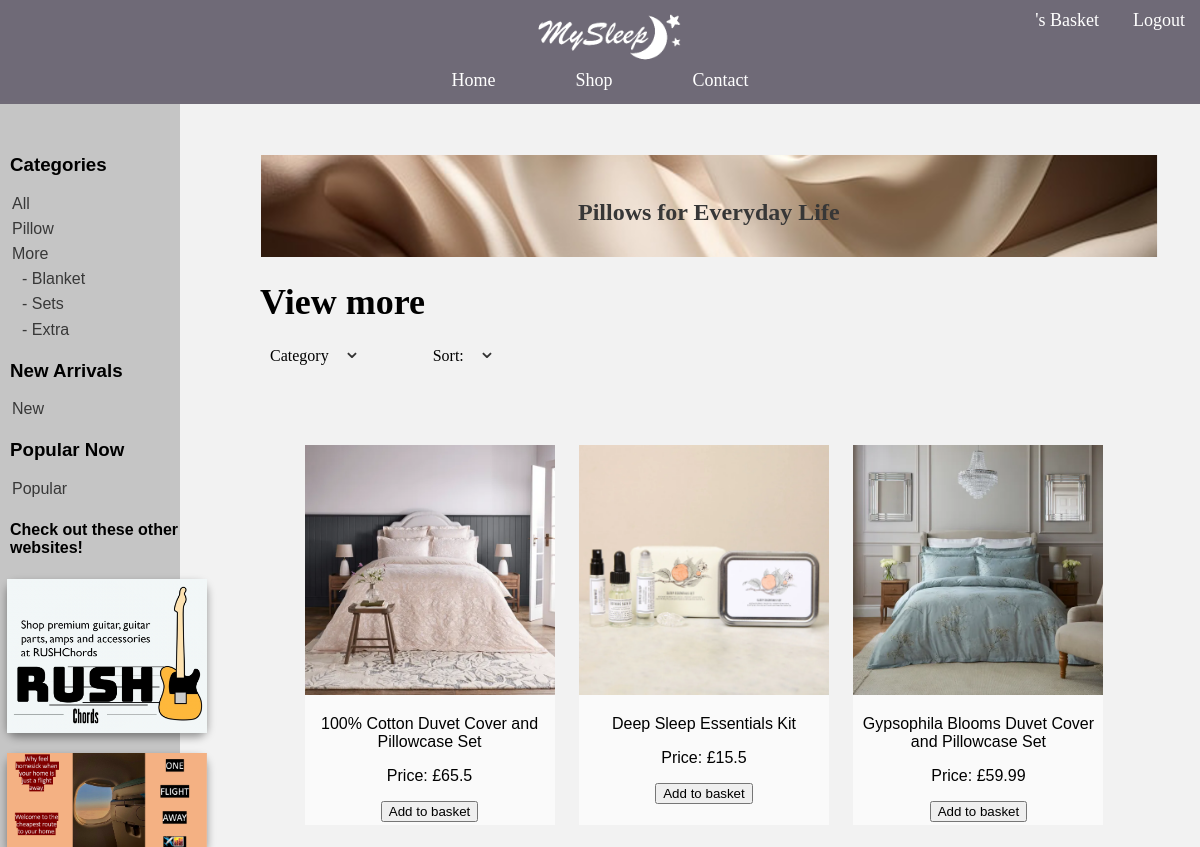
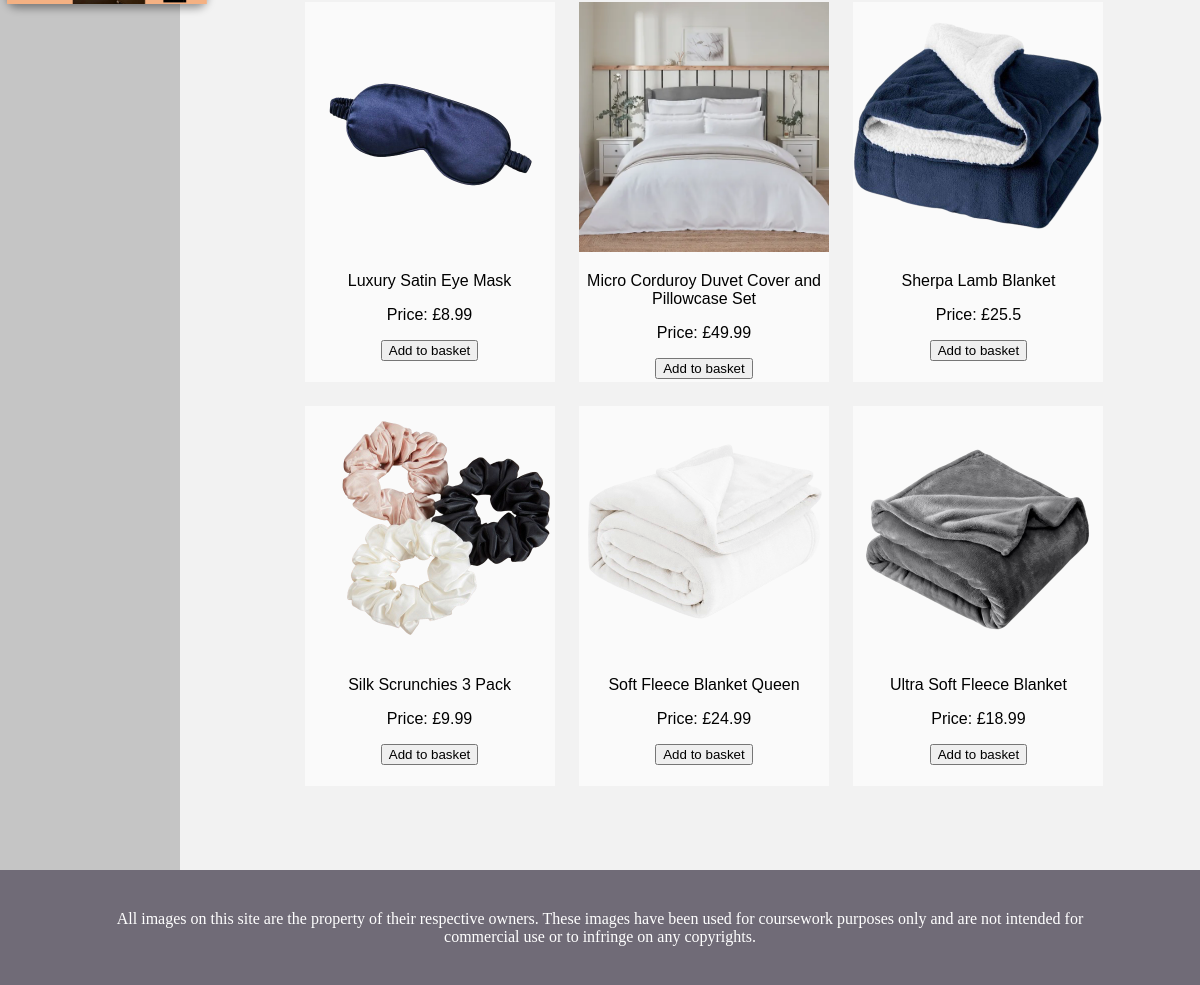
The page /All?category=more on the database its author committed (2 pictures, top to bottom).
### website.py (models this page shows, shortened)
class Item(db.Model): #shows logical structure of database
    id = db.Column(db.Integer(), primary_key = True) #primary key - uniquely identifies each item in database table
    name = db.Column(db.String(length = 30), nullable = False, unique = True) #nullable - dont want it to be null/empty
    price = db.Column(db.Integer(), nullable = False)
    env_impact = db.Column(db.String(), nullable = False)
    description = db.Column(db.String(length = 1000), nullable = False, unique = True)
    image = db.Column(db.String(length = 1000), nullable = False)
    quantity = db.Column(db.Integer(), nullable = False)

### website.py (the view)
@app.route('/All', methods=['GET', 'POST']) # get data | send data to server
def All():
    user = db.session.query(User).filter_by(user_id = current_user.get_id()).first()
    category = request.args.get('category', 'all')
    sort_order = request.args.get('order', 'name')
    category_form = CategoryForm()
    form = Sort() # for sorting
    category_form.process(category=category)
    form.process(order=sort_order)
    if sort_order == 'price':
        order = Item.price
    elif sort_order == 'environmental impact':
        order = Item.env_impact
    else:
        order = Item.name  # default in name order
    if category == 'more' :
        products = Item.query.filter(Item.id.in_([13, 14, 15, 16, 17, 18, 19, 20, 21])).order_by(order).all()
    elif category == 'pillow':
        products = Item.query.filter(Item.id.in_([1, 2, 3, 4, 5, 6, 7, 8, 9, 10, 11, 12])).order_by(order).all()
    elif category == 'blanket':
        products = Item.query.filter(Item.id.in_([13, 14, 15])).order_by(order).all()
    elif category == 'sets':
        products = Item.query.filter(Item.id.in_([16, 17, 18])).order_by(order).all()
    elif category == 'extra':
        products = Item.query.filter(Item.id.in_([19, 20, 21])).order_by(order).all()
    elif category == 'new':
        products = Item.query.filter(Item.id.in_([7, 8, 9])).order_by(order).all()
    elif category == 'popular':
        products = Item.query.filter(Item.id.in_([10, 11, 12])).order_by(order).all()
    else:
        products = Item.query.order_by(order).all()
    return render_template('All.html', form=form, products=products, category_form=category_form, category = category, user=user)

### website.py
class CategoryForm(FlaskForm):
    category = SelectField('Category', choices = [('all', 'All'), ('pillow', 'Pillow'), ('more', 'More'),  ('blanket', 'Blanket'),
        ('sets', 'Sets'),  ('extra', 'Extra'),  ('new', 'New'),  ('popular', 'Popular')])

class Sort(FlaskForm): #create web forms
    order = SelectField('Sort', choices = [('name', 'Name'), ('price', 'Price'), ('environmental impact', 'Environmental impact')])

### templates/All.html (shortened to what this page needs)
{% extends "bootstrap/base.html" %}
{% import "bootstrap/wtf.html" as wtf %}
    {% block head %}
    <head>
        <link rel="stylesheet" type="text/css" href="{{ url_for('static',filename='styles.css') }}">
    </head>
    {% endblock %}
    {% block content %}
    <body>
        <nav id="nav">
            <ul>
                <div class="nav-top">
                    <li class="nav-logo">
                        <a href="{{ url_for('Home') }}">
                            <img id="logo" src="{{ url_for('static', filename='images/Logo.png') }}" alt="Logo">
                        </a>
                    </li>
                    <li class="nav-personal">
                        <a href="{{ url_for('cart') }}">{{user.username}}'s Basket</a>
                        <a href="{{ url_for('logout') }}">Logout</a>
                    </li>
                </div>
                <div class="nav-container">
                    <li class="nav-list"><a href="{{ url_for('Home') }}">Home</a></li>
                    <li class="nav-list"><a href="{{ url_for('All') }}">Shop</a></li>
                    <li class="nav-list"><a href="{{ url_for('contact') }}">Contact</a></li>
                </div>
            </ul>
        </nav>
        <div class="all-box">
            <div class="all-form">
                <h3 class="all-form-categories">Categories</h3>
                {% for value, label in category_form.category.choices[:3] %}
                <a href="{{ url_for('All', category=value) }}">
                    <option class="all-form-option">{{ label }}</option>
                </a>
                {% endfor %}
                {% for value, label in category_form.category.choices[3:6] %}
                <a href="{{ url_for('All', category=value) }}">
                    <option class="all-form-categories-label">- {{ label }}</option>
                </a>
                {% endfor %}
                <h3 class="all-form-header">New Arrivals</h3>
                {% for value, label in category_form.category.choices[6::7] %}
                <a href="{{ url_for('All', category=value) }}">
                    <option class="all-form-option">{{ label }}</option>
                </a>
                {% endfor %}
                <h3 class="all-form-header">Popular Now</h3>
                {% for value, label in category_form.category.choices[7:] %}
                <a href="{{ url_for('All', category=value) }}">
                    <option class="all-form-option">{{ label }}</option>
                </a>
                {% endfor %}
                <h4 class="all-form-header">Check out these other websites!</h4>
                <div class="all-ad">
                    <img src="{{ url_for('static', filename= 'images/advert1.png') }}">
                </div>
                <div class="all-ad">
                    <img src="{{ url_for('static', filename= 'images/advert2.png') }}">
                </div>
            </div>
            <div class="all-container">
                <div class="all-container-banner">
                    <img src="{{ url_for('static', filename= 'images/banner.png') }}">
                    <div>
                        <h2>Pillows for Everyday Life</h2>
                    </div>
                </div>
                <h1>View {{category}}</h1>
                <div class="all-container-form">
                    <form method="GET" action="{{ url_for('All') }}">
                        {{ category_form.category.label }}
                        <div class="all-container-dropdown">
                            {{ category_form.category(onchange="this.form.submit();", class="all-container-dropdown-select" ) }}
                        </div>
                    </form>
                    <form method="GET" action="{{ url_for('All') }}">
                        {{ form.order.label }}:
                        <div class="all-container-dropdown">
                            {{ form.order(onchange="this.form.submit();", class="all-container-dropdown-select") }}
                        </div>
                    </form>
                </div>
                <div class="all-products">
                    {% for item in products %}
                    <a href="{{ url_for('Product', item_id=item.id) }}" class="all-products-link">
                        <div class="all-products-container">
                            <img src="{{ url_for('static', filename=item.image) }}" alt="{{ item.name }} Image">
                            <p>{{ item.name }}</p>
                            <p>Price: £{{ item.price }}</p>
                            <td>
                                <form action="{{ url_for('add_to_basket', item_id=item.id) }}" method="POST">
                                    <button type="submit" class="btn btn-outline btn-success">Add to basket</button>
                                </form>
                            </td>
                        </div>
                    </a>
                    {% endfor %}
                </div>
            </div>
        </div>
    </body>
    <footer class="footer">
        <p> All images on this site are the property of their respective owners. These images have been used for coursework purposes only and are not intended for commercial use or to infringe on any copyrights.</p>
    </footer>
    {% endblock %}

### static/styles.css (style rules this page uses)
body { background-color: rgb(242, 242, 242); margin: 0; padding: 0; }
#nav { position: fixed; top: 0; left: 0; right: 0; z-index: 1000; background-color: rgb(112, 107, 119, 0.8); color: #ffffff; padding: 10px 0; }
#nav ul { list-style: none; padding: 0; margin: 0; width: 100%; display: flex; flex-direction: column; align-items: center; }
.nav-top { display: flex; align-items: center; width: 100%; }
.nav-logo { list-style-type: none; flex: 1; display: flex; justify-content: center; margin-right: -200px; }
#logo { width: 150px; }
.nav-personal { list-style-type: none; position: relative; margin-left: auto; top: -20px; }
.nav-personal a { text-decoration: none; color: white; font-size: 18px; padding: 10px 15px; }
.nav-container { display: flex; gap: 20px; }
.nav-list { margin: 0 30px; }
.nav-list a { text-decoration: none; color: white; font-size: 18px; }
.footer { background-color: rgb(112, 107, 119); width: 100%; height: 115px; display: flex; justify-content: center; align-items: center; }
.footer p { color: white; text-decoration: none; font-size: 16px; text-align: center; margin: 0px 100px; }
.all-box { display: flex; }
.all-form { background-color: rgb(197, 197, 197); width: 15%; font-family: 'Gill Sans', 'Gill Sans MT', Calibri, 'Trebuchet MS', sans-serif; }
.all-form-categories { margin-left: 10px; margin-top: 50px; }
.all-form a { text-decoration: none; }
.all-form-option { margin-left: 10px; color: rgb(56, 56, 56); margin-top:5px; }
.all-form-categories-label { margin-left: 20px; color: rgb(56, 56, 56); margin-top: 5px; }
.all-form-header { margin-left: 10px; }
.all-ad { width: 10%; display: flex; justify-content: center; text-align: center; box-shadow: 0 4px 8px rgba(0, 0, 0, 0.4); border-radius: 10px; margin-top: 20px; min-width: 200px; margin-left: 7px; }
.all-ad img { width: 100%; }
.all-container { width: 85%; }
.all-container-banner { margin-left: 80px; margin-top: 50px; display: flex; justify-content: center; text-align: center; position: relative; width: 88% }
.all-container-banner img { width: 100%; display: block; }
.all-container-banner div { margin-top: 25px; position: absolute; }
.all-container-banner h2 { color: rgb(55, 55, 55); }
.all-container h1 { margin-left: 80px; font-size: 3vw; }
.all-container-form { margin-left: 90px; display: flex; }
.all-container-dropdown { position: relative; display: inline-block; }
.all-container-dropdown::before { content: '⌄'; position: absolute; top: -50%; left: 10px; pointer-events: none; font-size: 22px; color: #333; }
.all-container-dropdown-select { border: none; background-color: rgb(242, 242, 242); width: 100px; color: transparent; }
.all-products { text-align: center; margin: 20px 0 0 75px; padding: 60px 0; width: 90%; font-family: 'Gill Sans', 'Gill Sans MT', Calibri, 'Trebuchet MS', sans-serif; }
.all-products-link { text-decoration: none; color: inherit; }
.all-products-container { display: inline-block; width: 250px; height: 370px; margin: 0px 20px 20px 0px; overflow: hidden; background-color: rgb(250, 250, 250); padding-bottom: 10px; }
.all-products-container img { width: 100%; }

### rows shown on the page
Item: image (picture), name "100% Cotton Duvet Cover and Pillowcase Set", price "65.5"
Item: image (picture), name "Deep Sleep Essentials Kit", price "15.5"
Item: image (picture), name "Gypsophila Blooms Duvet Cover and Pillowcase Set", price "59.99"
Item: image (picture), name "Luxury Satin Eye Mask", price "8.99"
Item: image (picture), name "Micro Corduroy Duvet Cover and Pillowcase Set", price "49.99"
Item: image (placeholder picture), name "Sherpa Lamb Blanket", price "25.5"
Item: image (picture), name "Silk Scrunchies 3 Pack", price "9.99"
Item: image (placeholder picture), name "Soft Fleece Blanket Queen", price "24.99"
Item: image (placeholder picture), name "Ultra Soft Fleece Blanket", price "18.99"

### other values the page prints
{{ category }} "more"
{{ category_form.category.label }} "Category"
